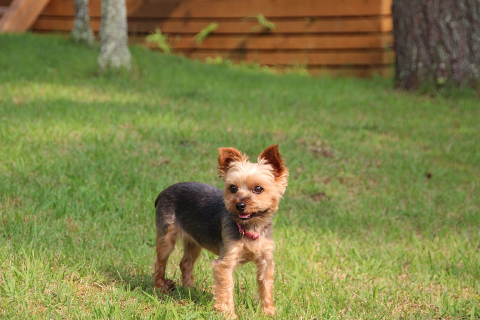
#> input picture chap-03/yorkie.png, 480 x 320 px
$ python test04.py
#> lines starting #> are read from the running program, lines starting #| are printed output that depends on the picture
import cv2

img = cv2.imread("./yorkie.png", cv2.IMREAD_COLOR)
#> img is the input picture: shape (320, 480, 3); mean B, G, R 71.8, 129.3, 128.4

# データの切りだし[top:bottom, left:right]
img_roi = img[135:320, 150:290]
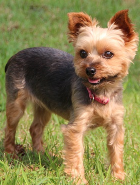
#> img_roi: shape (185, 140, 3); mean B, G, R 80.6, 126.7, 139.7

cv2.imshow("img", img)
cv2.imshow("img_roi", img_roi)
cv2.waitKey(0)
cv2.destroyAllWindows()

$ run again, with chap-03/aloeL.png copied over chap-03/yorkie.png
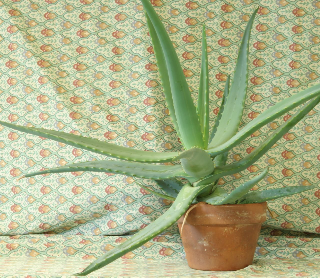
#> input picture chap-03/aloeL.png, 320 x 278 px
#> img is the input picture: shape (278, 320, 3); mean B, G, R 136.9, 177.4, 171.4
#> `img_roi = img[135:320, 150:290]`:
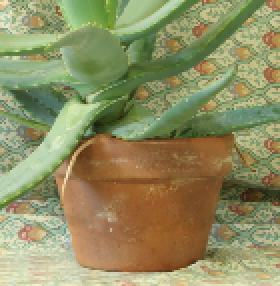
#> img_roi: shape (143, 140, 3) (shown 2 times larger); mean B, G, R 98, 141.8, 143.5

$ run again, with chap-03/aloeR.png copied over chap-03/yorkie.png
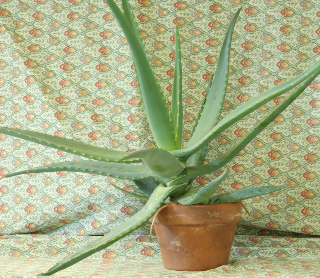
#> input picture chap-03/aloeR.png, 320 x 278 px
#> img is the input picture: shape (278, 320, 3); mean B, G, R 134.4, 174.4, 168.2
#> `img_roi = img[135:320, 150:290]`:
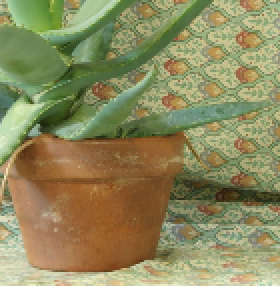
#> img_roi: shape (143, 140, 3) (shown 2 times larger); mean B, G, R 92.9, 137.3, 141
